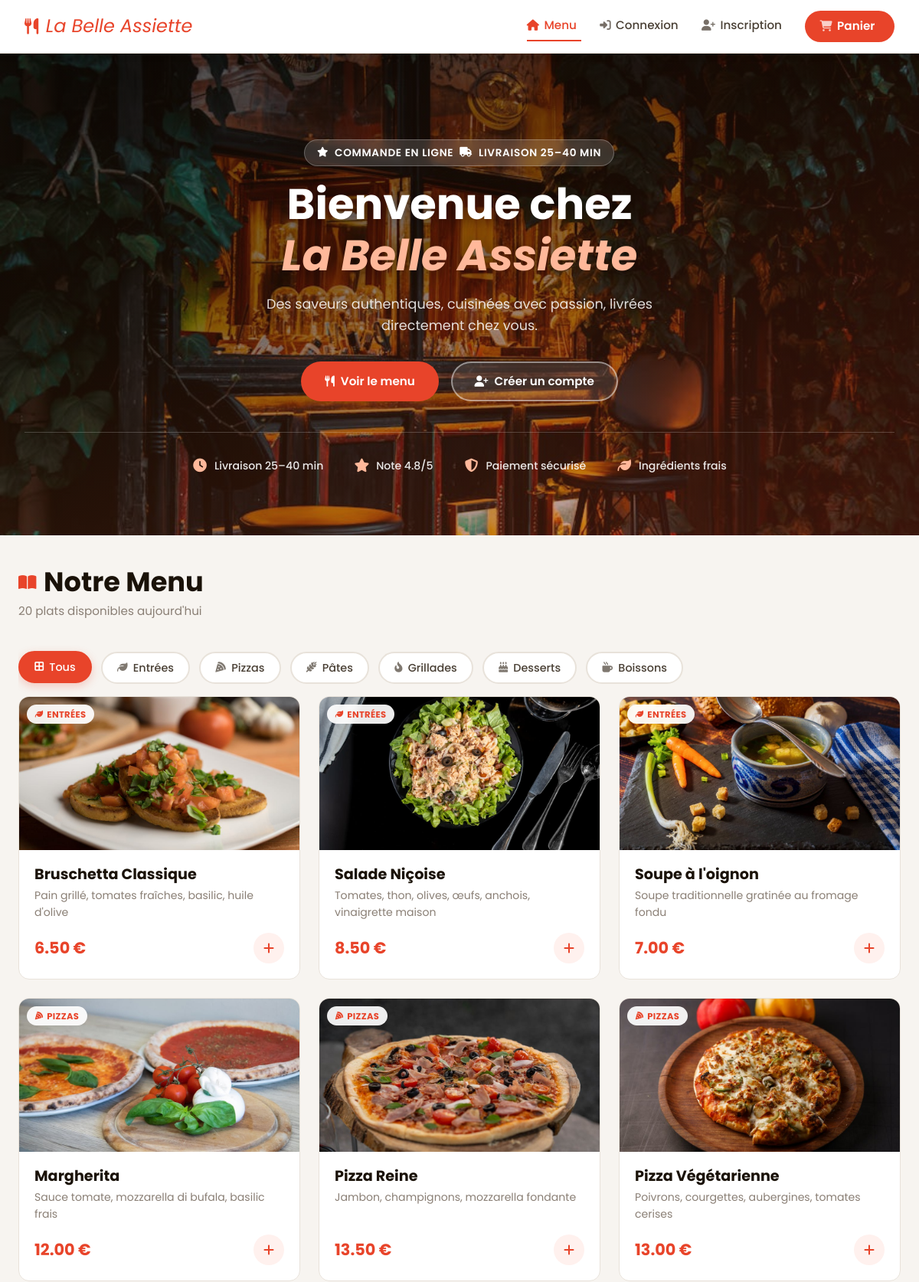
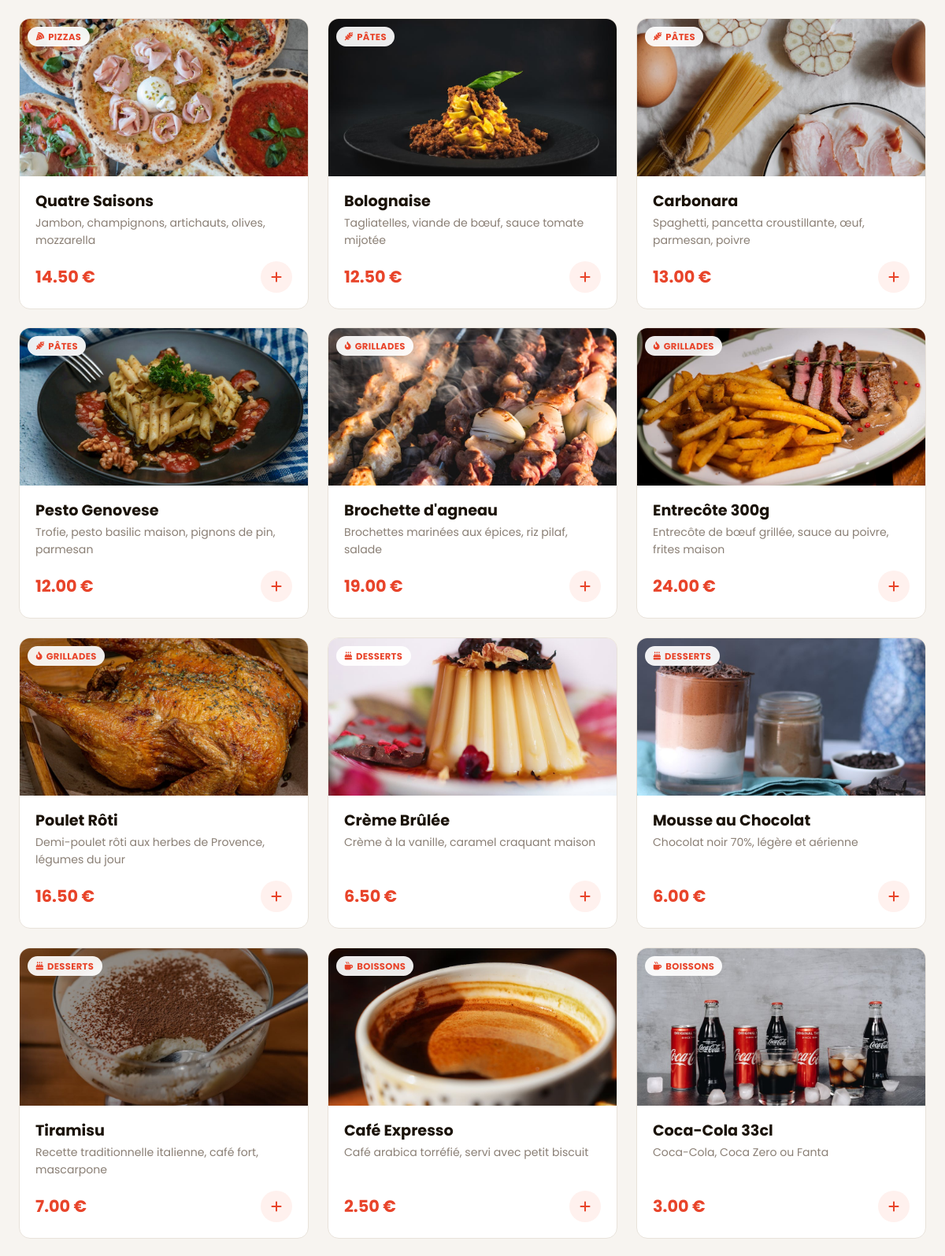
The page / (upper part) on the database its author committed (2 pictures, top to bottom).
### tables this page shows
CREATE TABLE categories (
  id INT AUTO_INCREMENT PRIMARY KEY,
  nom VARCHAR(100) NOT NULL,
  icone VARCHAR(10) DEFAULT '🍽️',
  ordre INT DEFAULT 0
);

CREATE TABLE plats (
  id INT AUTO_INCREMENT PRIMARY KEY,
  categorie_id INT NOT NULL,
  nom VARCHAR(150) NOT NULL,
  description TEXT,
  prix DECIMAL(8,2) NOT NULL,
  image VARCHAR(255) DEFAULT 'default.jpg',
  disponible TINYINT(1) DEFAULT 1,
  created_at TIMESTAMP DEFAULT CURRENT_TIMESTAMP,
  FOREIGN KEY (categorie_id) REFERENCES categories(id) ON DELETE CASCADE
);

### php/config.php (called while the page is built, shortened)
<?php
function estConnecte() {
    return isset($_SESSION['utilisateur_id']);
}
function getImagePath(string $nom, string $default = 'default.jpg', string $dbImage = ''): string
{
    $n = mb_strtolower(trim($nom));
    foreach ($map as $key => $path) {
        if (str_contains($n, $key)) {
            return 'images/' . $path;
        }
    }
    return 'images/' . $default;
}
?>

### index.php (the view, shortened to what this page needs)
<?php
require_once 'php/config.php';
$db = getDB();
$categories = $db->query("SELECT * FROM categories ORDER BY ordre")->fetchAll();
$plats = $db->query("SELECT p.*, c.nom AS categorie_nom, c.icone AS categorie_icone
                     FROM plats p
                     JOIN categories c ON p.categorie_id = c.id
                     WHERE p.disponible = 1
                     ORDER BY c.ordre, p.nom")->fetchAll();
$fa_cat = [
  'Entrées' => 'fa-leaf',
  'Pizzas' => 'fa-pizza-slice',
  'Pâtes' => 'fa-wheat-awn',
  'Grillades' => 'fa-fire-flame-curved',
  'Burgers' => 'fa-burger',
  'Charcuterie' => 'fa-drumstick-bite',
  'Protéines' => 'fa-dumbbell',
  'Desserts' => 'fa-cake-candles',
  'Boissons' => 'fa-mug-hot',
];
$fa_cat_chip = $fa_cat;
?>
<!DOCTYPE html>
<html lang="fr">
<head>
  <link rel="stylesheet" href="https://cdnjs.cloudflare.com/ajax/libs/font-awesome/6.5.1/css/all.min.css">
<link rel="stylesheet" href="css/style.css">
</head>
<body id="top">
  <nav class="navbar">
    <a href="#top" class="navbar-logo" id="logo-top">
      <i class="fa-solid fa-utensils"></i>
      <span>La Belle Assiette</span>
    </a>
    <ul class="navbar-links">
      <li><a href="index.php" class="actif"><i class="fa-solid fa-house"></i> Menu</a></li>
      <?php if (estConnecte()): ?>
        <?php if (estAdmin()): ?>
          <li><a href="admin/dashboard.php"><i class="fa-solid fa-gauge-high"></i> Dashboard</a></li>
        <?php else: ?>
          <li><a href="mes-commandes.php"><i class="fa-solid fa-box-open"></i> Mes commandes</a></li>
        <?php endif; ?>
        <li><a href="php/auth.php?logout=1"><i class="fa-solid fa-right-from-bracket"></i> Déconnexion</a></li>
      <?php else: ?>
        <li><a href="connexion.php"><i class="fa-solid fa-right-to-bracket"></i> Connexion</a></li>
        <li><a href="inscription.php"><i class="fa-solid fa-user-plus"></i> Inscription</a></li>
      <?php endif; ?>
      <li>
        <a href="#" id="btn-panier" class="btn-panier">
          <i class="fa-solid fa-cart-shopping"></i> Panier
        </a>
      </li>
    </ul>
  </nav>
  <section class="hero has-bg-img">
    <div class="hero-badge">
      <i class="fa-solid fa-star"></i> Commande en ligne
      <i class="fa-solid fa-truck"></i> Livraison 25–40 min
    </div>
    <h1>Bienvenue chez<br><em>La Belle Assiette</em></h1>
    <p>Des saveurs authentiques, cuisinées avec passion, livrées directement chez vous.</p>
    <div class="hero-actions">
      <a href="#menu" class="btn btn-primaire">
        <i class="fa-solid fa-utensils"></i> Voir le menu
      </a>
      <?php if (!estConnecte()): ?>
        <a href="inscription.php" class="btn btn-secondaire">
          <i class="fa-solid fa-user-plus"></i> Créer un compte
        </a>
      <?php else: ?>
        <a href="mes-commandes.php" class="btn btn-secondaire">
          <i class="fa-solid fa-box-open"></i> Mes commandes
        </a>
      <?php endif; ?>
    </div>
    <div class="hero-features">
      <div class="hero-feature"><i class="fa-solid fa-clock"></i> Livraison 25–40 min</div>
      <div class="hero-feature"><i class="fa-solid fa-star"></i> Note 4.8/5</div>
      <div class="hero-feature"><i class="fa-solid fa-shield-halved"></i> Paiement sécurisé</div>
      <div class="hero-feature"><i class="fa-solid fa-leaf"></i> Ingrédients frais</div>
    </div>
  </section>
  <div class="container" id="menu">
    <div class="section-titre">
      <div>
        <h2><i class="fa-solid fa-book-open"></i> Notre Menu</h2>
        <p><?= count($plats) ?> plats disponibles aujourd'hui</p>
      </div>
    </div>
    <div class="filtres-menu">
      <button class="filtre-btn actif" data-cat="tous">
        <i class="fa-solid fa-border-all"></i> Tous
      </button>
      <?php foreach ($categories as $cat):
        $icon = $fa_cat[$cat['nom']] ?? 'fa-utensils';
        ?>
        <button class="filtre-btn" data-cat="<?= $cat['id'] ?>">
          <i class="fa-solid <?= $icon ?>"></i>
          <?= htmlspecialchars($cat['nom']) ?>
        </button>
      <?php endforeach; ?>
    </div>
    <div class="grille-plats">
      <?php foreach ($plats as $i => $plat):
        $chip_icon = $fa_cat_chip[$plat['categorie_nom']] ?? 'fa-utensils';
        ?>
        <div class="carte-plat" data-cat="<?= $plat['categorie_id'] ?>" style="animation-delay:<?= $i * 0.05 ?>s">
          <div class="carte-plat-image">
            <img src="<?= getImagePath($plat['nom'], 'default.jpg', $plat['image'] ?? '') ?>" alt="<?= htmlspecialchars($plat['nom']) ?>"
              class="carte-plat-img" loading="lazy"
              onerror="this.style.display='none';this.nextElementSibling.style.display='flex'">
            <div class="carte-plat-categorie">
              <i class="fa-solid <?= $chip_icon ?>"></i>
              <?= htmlspecialchars($plat['categorie_nom']) ?>
            </div>
          </div>
          <div class="carte-plat-body">
            <h3><?= htmlspecialchars($plat['nom']) ?></h3>
            <p><?= htmlspecialchars($plat['description']) ?></p>
            <div class="carte-plat-footer">
              <span class="prix"><?= number_format($plat['prix'], 2) ?> €</span>
              <button class="btn-ajouter"
                data-id="<?= $plat['id'] ?>"
                data-nom="<?= htmlspecialchars($plat['nom'], ENT_QUOTES) ?>"
                data-prix="<?= $plat['prix'] ?>"
                data-cat="<?= htmlspecialchars($plat['categorie_nom'], ENT_QUOTES) ?>"
                data-desc="<?= htmlspecialchars($plat['description'], ENT_QUOTES) ?>"
                data-image="<?= htmlspecialchars(getImagePath($plat['nom'], 'default.jpg', $plat['image'] ?? ''), ENT_QUOTES) ?>"
                title="Personnaliser et ajouter au panier">
                <i class="fa-solid fa-plus" aria-hidden="true"></i>
              </button>
            </div>
          </div>
        </div>
      <?php endforeach; ?>
    </div>
  </div>
</body>
</html>

### rows shown on the page
categories: nom "Entrées"
categories: nom "Pizzas"
categories: nom "Pâtes"
categories: nom "Grillades"
categories: nom "Desserts"
categories: nom "Boissons"
plats: shows a picture, categorie.nom "ENTRÉES", nom "Bruschetta Classique", description "Pain grillé, tomates fraîches, basilic, huile d'olive", prix "6.50"
plats: shows a picture, categorie.nom "ENTRÉES", nom "Salade Niçoise", description "Tomates, thon, olives, œufs, anchois, vinaigrette maison", prix "8.50"
plats: shows a picture, categorie.nom "ENTRÉES", nom "Soupe à l'oignon", description "Soupe traditionnelle gratinée au fromage fondu", prix "7.00"
plats: shows a picture, categorie.nom "PIZZAS", nom "Margherita", description "Sauce tomate, mozzarella di bufala, basilic frais", prix "12.00"
plats: shows a picture, categorie.nom "PIZZAS", nom "Pizza Reine", description "Jambon, champignons, mozzarella fondante", prix "13.50"
plats: shows a picture, categorie.nom "PIZZAS", nom "Pizza Végétarienne", description "Poivrons, courgettes, aubergines, tomates cerises", prix "13.00"
plats: shows a picture, categorie.nom "PIZZAS", nom "Quatre Saisons", description "Jambon, champignons, artichauts, olives, mozzarella", prix "14.50"
plats: shows a picture, categorie.nom "PÂTES", nom "Bolognaise", description "Tagliatelles, viande de bœuf, sauce tomate mijotée", prix "12.50"
plats: shows a picture, categorie.nom "PÂTES", nom "Carbonara", description "Spaghetti, pancetta croustillante, œuf, parmesan, poivre", prix "13.00"
plats: shows a picture, categorie.nom "PÂTES", nom "Pesto Genovese", description "Trofie, pesto basilic maison, pignons de pin, parmesan", prix "12.00"
plats: shows a picture, categorie.nom "GRILLADES", nom "Brochette d'agneau", description "Brochettes marinées aux épices, riz pilaf, salade", prix "19.00"
plats: shows a picture, categorie.nom "GRILLADES", nom "Entrecôte 300g", description "Entrecôte de bœuf grillée, sauce au poivre, frites maison", prix "24.00"
plats: shows a picture, categorie.nom "GRILLADES", nom "Poulet Rôti", description "Demi-poulet rôti aux herbes de Provence, légumes du jour", prix "16.50"
plats: shows a picture, categorie.nom "DESSERTS", nom "Crème Brûlée", description "Crème à la vanille, caramel craquant maison", prix "6.50"
plats: shows a picture, categorie.nom "DESSERTS", nom "Mousse au Chocolat", description "Chocolat noir 70%, légère et aérienne", prix "6.00"
plats: shows a picture, categorie.nom "DESSERTS", nom "Tiramisu", description "Recette traditionnelle italienne, café fort, mascarpone", prix "7.00"
plats: shows a picture, categorie.nom "BOISSONS", nom "Café Expresso", description "Café arabica torréfié, servi avec petit biscuit", prix "2.50"
plats: shows a picture, categorie.nom "BOISSONS", nom "Coca-Cola 33cl", description "Coca-Cola, Coca Zero ou Fanta", prix "3.00"

### other values the page prints
count($plats) "20"
